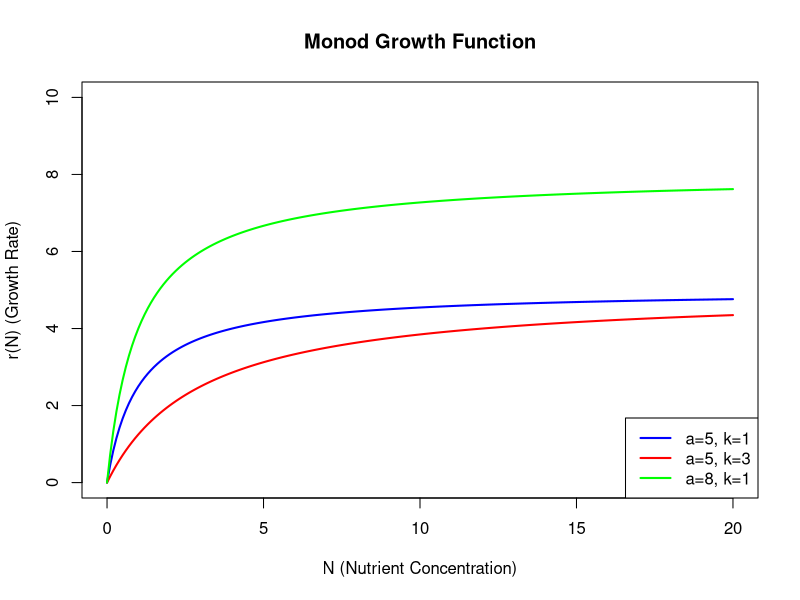

The R source for this figure:
#!/usr/bin/env Rscript
# Author: Sebastian Dohne <sed24@ic.ac.uk>
#desc: question3 

# Define the Monod growth function
monod_growth <- function(N, a, k) {
  return((a * N) / (k + N))
}

# Generate a range of N values
N <- seq(0, 20, by = 0.1)

# Define the parameters for each curve
parameters <- list(
  list(a = 5, k = 1),
  list(a = 5, k = 3),
  list(a = 8, k = 1)
)

# Set up the plot
plot(N, monod_growth(N, parameters[[1]]$a, parameters[[1]]$k),
     type = "l", col = "blue", lwd = 2, ylim = c(0, 10),
     xlab = "N (Nutrient Concentration)", ylab = "r(N) (Growth Rate)",
     main = "Monod Growth Function")

# Add the other curves
lines(N, monod_growth(N, parameters[[2]]$a, parameters[[2]]$k), col = "red", lwd = 2)
lines(N, monod_growth(N, parameters[[3]]$a, parameters[[3]]$k), col = "green", lwd = 2)

# Add a legend
legend("bottomright", legend = c("a=5, k=1", "a=5, k=3", "a=8, k=1"),
       col = c("blue", "red", "green"), lty = 1, lwd = 2)
